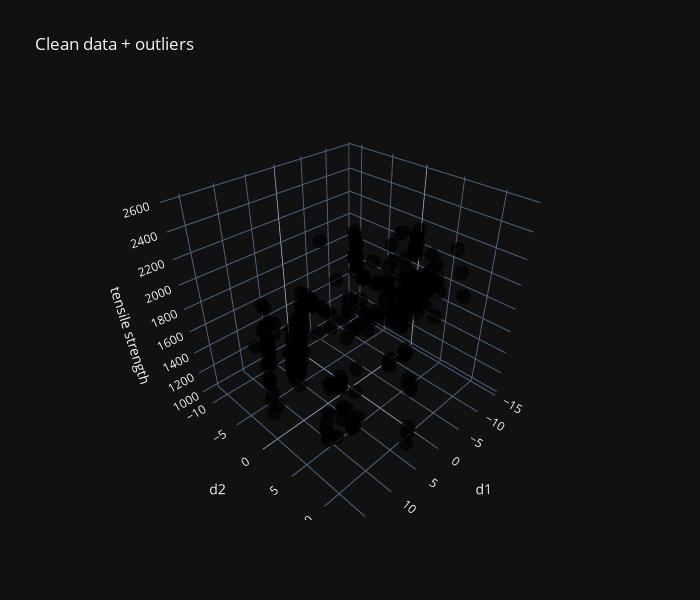

Source (notebook cell):
### Code cell
outliers_X = X_numpy[outliers_mask]
outliers_y = y_numpy[outliers_mask]

outliers_X_small = pca.transform(outliers_X)
X_small = pca.transform(X_clean)

y_n = np.array(y_clean)[:,np.newaxis]
y_outliers_n = np.array(outliers_y)[:,np.newaxis]

outlier_color = np.array([1,0,0])
non_outlier_color = np.array([0,0,0])

non_outlier_colors=np.tile(non_outlier_color,(len(y_n),1))
X_small_=np.concatenate([X_small,y_n,non_outlier_colors],axis=1)

outlier_colors = np.tile(outlier_color,(len(y_outliers_n),1))
X_small_outliers=np.concatenate([outliers_X_small,y_outliers_n,outlier_colors],axis=1)

X_small_=np.concatenate([X_small_,X_small_outliers],axis=0)



print(X_small_.shape)

np.random.shuffle(X_small_)
plot_3d_rgb(X_small_[:10000],"Clean data + outliers",["d1","d2","tensile strength"])

### Figure 1 — Plotly figure (JSON) as saved in the notebook; plotly's stock layout.template omitted (floating-point values rounded to 4 significant figures; data arrays with more than 128 entries replaced by an {"elided": "..."} marker saying what was removed)
{"data": [{"marker": {"color": {"elided": "312 str values"}, "opacity": 0.7, "size": 5}, "mode": "markers", "type": "scatter3d", "x": {"elided": "312 float values"}, "y": {"elided": "312 float values"}, "z": {"elided": "312 float values"}}], "layout": {"height": 600, "scene": {"xaxis": {"title": {"text": "d1"}}, "yaxis": {"title": {"text": "d2"}}, "zaxis": {"title": {"text": "tensile strength"}}}, "title": {"text": "Clean data + outliers"}, "width": 700}}
